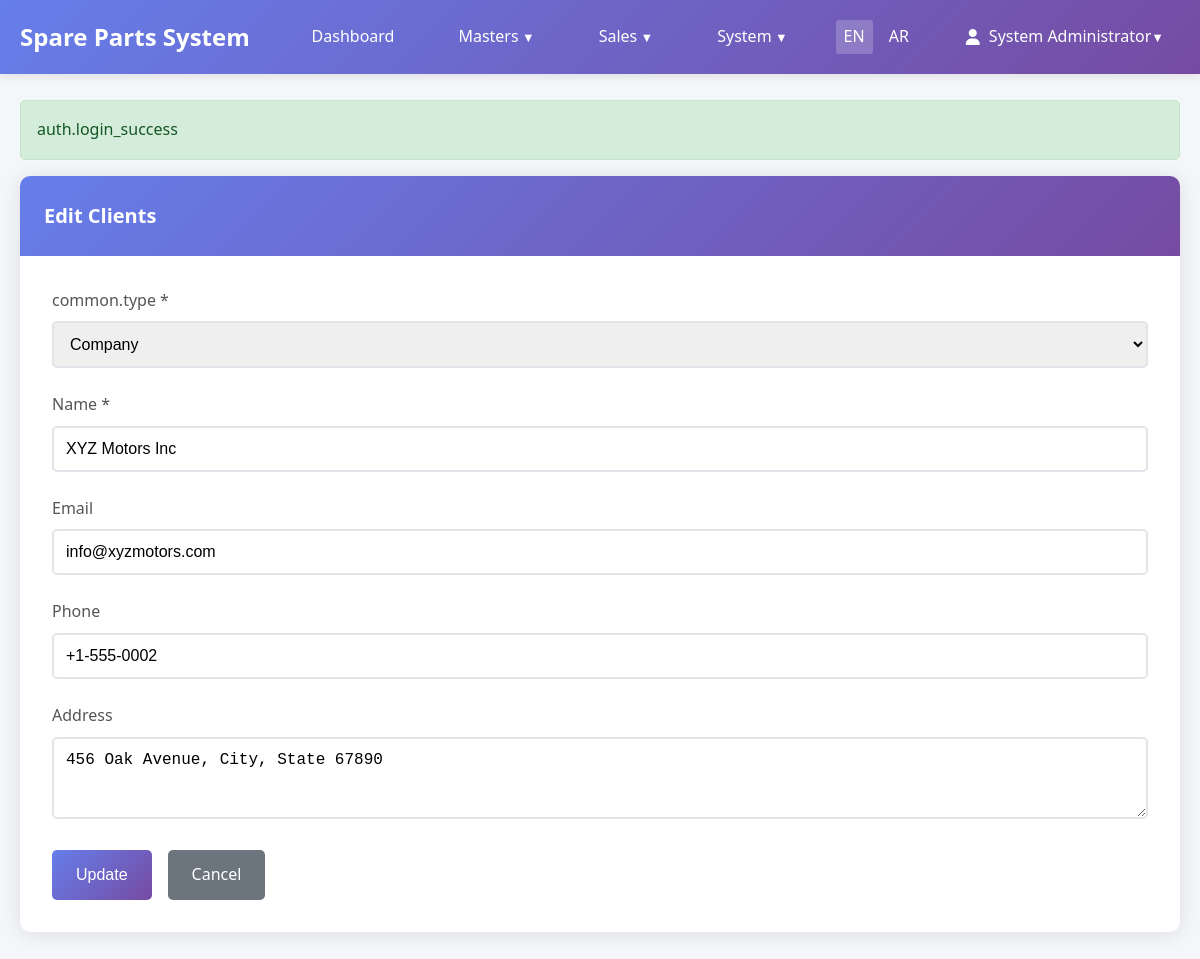
/clients/2/edit (signed in), run on the app's committed database.
### tables this page shows
CREATE TABLE `sp_clients` (
  `id` int NOT NULL AUTO_INCREMENT,
  `type` enum('company','individual') NOT NULL DEFAULT 'company',
  `name` varchar(255) NOT NULL,
  `phone` varchar(50) DEFAULT NULL,
  `email` varchar(255) DEFAULT NULL,
  `address` text,
  `created_at` timestamp NOT NULL DEFAULT CURRENT_TIMESTAMP,
  PRIMARY KEY (`id`),
  KEY `idx_name` (`name`),
  KEY `idx_type` (`type`)
);

### app/core/Controller.php (called while the page is built, shortened)
<?php
class Controller
{
    protected function view(string $view, array $data = []): void
    {
        extract($data);
        $viewPath = __DIR__ . "/../views/{$view}.php";
        require $viewPath;
    }
}

### app/controllers/ClientController.php (called while the page is built, shortened)
<?php
class ClientController extends Controller
{
    private Client $clientModel;
    public function __construct()
    {
        $this->clientModel = new Client();
    }
    public function edit(array $params): void
    {
        $id = (int) $params['id'];
        $client = $this->clientModel->find($id);
        $this->view('clients/form', compact('client'));
    }
}

### public/index.php (called while the page is built, shortened)
<?php
require_once __DIR__ . '/../app/core/Autoloader.php';
$router = new Router();
$router->get('/', 'AuthController@loginForm');
$router->get('/login', 'AuthController@loginForm');
$router->post('/login', 'AuthController@login');
$router->get('/logout', 'AuthController@logout');
$router->resolve();

### app/core/I18n.php (called while the page is built, shortened)
<?php
class I18n
{
    private static string $locale = 'en';
    private static array $translations = [];
    public static function init(string $locale): void
    {
        $validLocales = ['en', 'ar'];
        self::$locale = in_array($locale, $validLocales) ? $locale : 'en';
    }
    public static function t(string $key, array $params = []): string
    {
        $translation = self::getTranslation($key);
        return $translation;
    }
    private static function getTranslation(string $key): string
    {
        $keys = explode('.', $key);
        $translation = self::$translations;
        foreach ($keys as $k) {
            if (isset($translation[$k])) {
                $translation = $translation[$k];
            } else {
                return $key;
            }
        }
        return is_string($translation) ? $translation : $key;
    }
    private static function loadTranslations(): void
    {
        $langFile = __DIR__ . "/../lang/" . self::$locale . ".php";
        if (file_exists($langFile)) {
            self::$translations = require $langFile;
        } else {
            error_log("Language file not found: $langFile");
            self::$translations = [];
        }
    }
}

### app/core/Autoloader.php (called while the page is built, shortened)
<?php
class Autoloader
{
    private static array $namespaces = [];
    public static function addNamespace(string $prefix, string $baseDir): void
    {
        $prefix = trim($prefix, '\\') . '\\';
        $baseDir = rtrim($baseDir, DIRECTORY_SEPARATOR) . '/';
        if (!isset(self::$namespaces[$prefix])) {
            self::$namespaces[$prefix] = [];
        }
        array_push(self::$namespaces[$prefix], $baseDir);
    }
    public static function load(string $class): bool
    {
        $prefix = $class;
        while (false !== $pos = strrpos($prefix, '\\')) {
            $prefix = substr($class, 0, $pos + 1);
            $relativeClass = substr($class, $pos + 1);
            $mappedFile = self::loadMappedFile($prefix, $relativeClass);
            if ($mappedFile) {
                return $mappedFile;
            }
            $prefix = rtrim($prefix, '\\');
        }
        return false;
    }
    private static function loadMappedFile(string $prefix, string $relativeClass): bool
    {
        if (!isset(self::$namespaces[$prefix])) {
            return false;
        }
        foreach (self::$namespaces[$prefix] as $baseDir) {
            $file = $baseDir . str_replace('\\', '/', $relativeClass) . '.php';
            $fileLower = $baseDir . str_replace('\\', '/', strtolower($relativeClass)) . '.php';
            if (self::requireFile($fileLower)) {
                return true;
            }
        }
        return false;
    }
    private static function requireFile(string $file): bool
    {
        if (file_exists($file)) {
            return true;
        }
        return false;
    }
}

### app/config/DB.php (called while the page is built, shortened)
<?php
class DB
{
    private static ?PDO $instance = null;
    public static function getInstance(): PDO
    {
        if (self::$instance === null) {
            try {
                $config = Config::$database;
                $dsn = "mysql:host={$config['host']};dbname={$config['dbname']};charset={$config['charset']}";
                self::$instance = new PDO(
                    $dsn,
                    $config['username'],
                    $config['password'],
                    $config['options']
                );
            } catch (PDOException $e) {
                error_log("Database connection failed: " . $e->getMessage());
                throw new PDOException('Database connection failed: ' . $e->getMessage());
            }
        }
        return self::$instance;
    }
    public static function query(string $sql, array $params = []): \PDOStatement
    {
        try {
            $stmt = self::getInstance()->prepare($sql);
            $stmt->execute($params);
            return $stmt;
        } catch (PDOException $e) {
            error_log("Query failed: " . $e->getMessage());
            throw $e;
        }
    }
}

### app/core/Model.php (called while the page is built, shortened)
<?php
class Model
{
    protected string $table;
    protected string $primaryKey = 'id';
    public function find(int $id): ?array
    {
        $stmt = DB::query("SELECT * FROM {$this->table} WHERE {$this->primaryKey} = ?", [$id]);
        $result = $stmt->fetch();
        return $result ?: null;
    }
}

### app/core/Helpers.php (called while the page is built, shortened)
<?php
class Helpers
{
    public static function escape($value): string
    {
        return htmlspecialchars($value, ENT_QUOTES, 'UTF-8');
    }
}

### app/views/clients/form.php (the view, shortened to what this page needs)
<?php
$isEdit = isset($client);
?>
<div class="card">
    <div class="card-header">
        <h1 class="card-title">
            <?= $isEdit ? I18n::t('actions.edit') : I18n::t('actions.create') ?> <?= I18n::t('navigation.clients') ?>
        </h1>
    </div>
    <div class="card-body">
        <form method="POST" action="<?= $isEdit ? '/clients/' . $client['id'] : '/clients' ?>">
            <div class="form-group">
                <label for="type" class="form-label"><?= I18n::t('common.type') ?> *</label>
                <select name="type" id="type" class="form-control" required>
                    <option value="company" <?= ($isEdit && $client['type'] == 'company') ? 'selected' : '' ?>>Company</option>
                </select>
            </div>
            <div class="form-group">
                <label for="name" class="form-label"><?= I18n::t('common.name') ?> *</label>
                <input
                    type="text"
                    name="name"
                    id="name"
                    class="form-control"
                    value="<?= $isEdit ? Helpers::escape($client['name']) : Helpers::old('name') ?>"
                    required
                >
            </div>
            <div class="form-group">
                <label for="email" class="form-label"><?= I18n::t('common.email') ?></label>
                <input
                    type="email"
                    name="email"
                    id="email"
                    class="form-control"
                    value="<?= $isEdit ? Helpers::escape($client['email']) : Helpers::old('email') ?>"
                >
            </div>
            <div class="form-group">
                <label for="phone" class="form-label"><?= I18n::t('common.phone') ?></label>
                <input
                    type="text"
                    name="phone"
                    id="phone"
                    class="form-control"
                    value="<?= $isEdit ? Helpers::escape($client['phone']) : Helpers::old('phone') ?>"
                >
            </div>
            <div class="form-group">
                <label for="address" class="form-label"><?= I18n::t('common.address') ?></label>
                <textarea
                    name="address"
                    id="address"
                    class="form-control"
                    rows="3"
                ><?= $isEdit ? Helpers::escape($client['address']) : Helpers::old('address') ?></textarea>
            </div>
            <div style="display: flex; gap: 1rem;">
                <button type="submit" class="btn btn-primary">
                    <?= $isEdit ? I18n::t('actions.update') : I18n::t('actions.create') ?>
                </button>
                <a href="/clients" class="btn btn-secondary"><?= I18n::t('actions.cancel') ?></a>
            </div>
        </form>
    </div>
</div>
<?php
include __DIR__ . '/../layouts/base.php';
?>

### app/core/Router.php (shortened to what this page needs)
<?php
class Router
{
    private array $routes = [];
    private array $groupStack = [];
    public function group(array $attributes, callable $callback): void
    {
        $this->groupStack[] = $attributes;
        array_pop($this->groupStack);
    }
    private function addRoute(string $method, string $path, string $action): void
    {
        $path = '/' . trim($path, '/');
        if ($path !== '/') {
            $path = rtrim($path, '/');
        }
        $route = [
            'method' => $method,
            'path' => $path,
            'action' => $action,
            'middleware' => $this->getGroupMiddleware()
        ];
        $this->routes[] = $route;
    }
    private function getGroupMiddleware(): array
    {
        $middleware = [];
        foreach ($this->groupStack as $group) {
            if (isset($group['auth']) && $group['auth']) {
                $middleware[] = 'auth';
            }
        }
        return $middleware;
    }
    public function resolve(): void
    {
        $method = $_SERVER['REQUEST_METHOD'];
        $path = parse_url($_SERVER['REQUEST_URI'], PHP_URL_PATH);
        $path = '/' . trim($path, '/');
        if ($path !== '/') {
            $path = rtrim($path, '/');
        }
        foreach ($this->routes as $route) {
            if ($route['method'] === $method && $this->matchPath($route['path'], $path)) {
                $this->executeAction($route['action'], $this->extractParams($route['path'], $path));
                return;
            }
        }
    }
    private function matchPath(string $routePath, string $requestPath): bool
    {
        $pattern = preg_replace('/\{[^}]+\}/', '([^/]+)', $routePath);
        $pattern = '#^' . $pattern . '$#';
        return (bool) preg_match($pattern, $requestPath);
    }
    private function extractParams(string $routePath, string $requestPath): array
    {
        $params = [];
        preg_match_all('/\{([^}]+)\}/', $routePath, $paramNames);
        $pattern = preg_replace('/\{[^}]+\}/', '([^/]+)', $routePath);
        $pattern = '#^' . $pattern . '$#';
        if (preg_match($pattern, $requestPath, $matches)) {
            array_shift($matches);
            foreach ($paramNames[1] as $index => $name) {
                if (isset($matches[$index])) {
                    $params[$name] = $matches[$index];
                }
            }
        }
        return $params;
    }
    private function executeAction(string $action, array $params = []): void
    {
        [$controllerName, $methodName] = explode('@', $action);
        $controller = new $controllerClass();
        $controller->$methodName($params);
    }
}

### public/assets/css/app.css (style rules this page uses)
* { margin: 0; padding: 0; box-sizing: border-box; }
body { font-family: 'Segoe UI', Tahoma, Geneva, Verdana, sans-serif; line-height: 1.6; color: #333; background-color: #f4f6f9; }
.card { background: white; border-radius: 10px; box-shadow: 0 2px 20px rgba(0,0,0,0.1); overflow: hidden; margin-bottom: 2rem; }
.card-header { background: linear-gradient(135deg, #667eea 0%, #764ba2 100%); color: white; padding: 1.5rem; border-bottom: none; }
.card-title { font-size: 1.25rem; margin: 0; }
.card-body { padding: 2rem; }
.form-group { margin-bottom: 1.5rem; }
.form-label { display: block; margin-bottom: 0.5rem; font-weight: 500; color: #555; }
.form-control { width: 100%; padding: 0.75rem; border: 2px solid #e1e5e9; border-radius: 5px; font-size: 1rem; transition: border-color 0.3s, box-shadow 0.3s; }
.btn { padding: 0.75rem 1.5rem; border: none; border-radius: 5px; font-size: 1rem; cursor: pointer; text-decoration: none; display: inline-block; text-align: center; transition: all 0.3s; font-weight: 500; }
.btn-primary { background: linear-gradient(135deg, #667eea 0%, #764ba2 100%); color: white; }
.btn-secondary { background-color: #6c757d; color: white; }

### data on the page
sp_clients: type "Company", name "XYZ Motors Inc", email "info@xyzmotors.com", phone "+1-555-0002", address "456 Oak Avenue, City, State 67890"

### other printed values
Helpers::escape($message) "auth.login_success"
